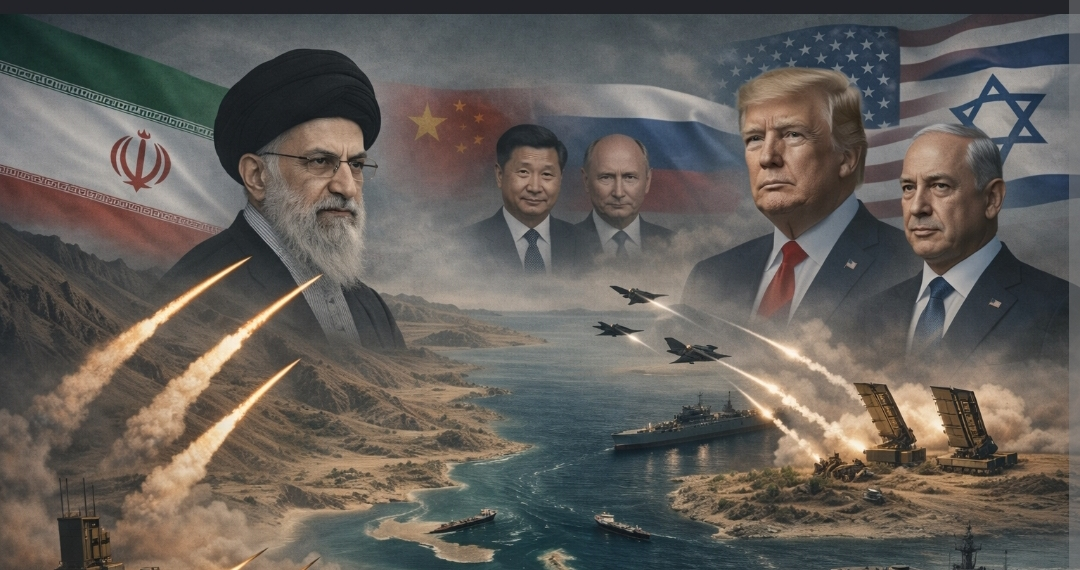
#> input picture engine/assets/src_iran_hormuz_war.jpg, 1080 x 570 px
$ python paint_wide.py ../assets/src_iran_hormuz_war.jpg ../assets/bg_abhijit_1.jpg
#> lines starting #> are read from the running program, lines starting #| are printed output that depends on the picture
### engine/specials/neha_poster.py
"""Neha Bora concept poster: red watercolour protest scene, a faceless silhouette that suggests her look
(hair tied back, black glasses, orange kurta with white flower print, furry stage mic), quote headline.
No real photo, no real face.

Usage: python3 specials/neha_poster.py <out_dir>   (run from engine/)
"""
import math, os, sys, random
import numpy as np
from PIL import Image, ImageDraw, ImageFilter, ImageChops
sys.path.insert(0, os.path.dirname(os.path.dirname(os.path.abspath(__file__))))
import render3 as r

W, H = 1080, 1350
HEAD = ["‘আটকই এখন আমার", "বিশ্রামের সময়’"]
SUB = ["বারবার আটক হয়েও রাজপথ ছাড়েননি,", "দিল্লির তরুণ আন্দোলনের মুখ নেহা বোরা"]
BY = "— নেহা বোরা, ভারতের ছাত্রনেত্রী"
SRC = "সূত্র:  দ্য  নিউজ  মিনিট"


def watercolor_bg(seed=7):
    rng = random.Random(seed)
    img = Image.new("RGB", (W, H), (205, 22, 28))
    lay = Image.new("RGBA", (W, H), (0, 0, 0, 0))
    d = ImageDraw.Draw(lay)
    cols = [(235, 45, 40), (175, 8, 20), (250, 95, 60), (150, 0, 18), (255, 130, 90), (215, 30, 60)]
    for _ in range(420):
        x, y = rng.uniform(-80, W + 80), rng.uniform(-80, H + 80)
        rr = rng.uniform(25, 150)
        c = rng.choice(cols)
        d.ellipse([x - rr, y - rr * rng.uniform(.6, 1.2), x + rr, y + rr * rng.uniform(.6, 1.2)], fill=c + (55,))
    img.paste(lay.filter(ImageFilter.GaussianBlur(16)), (0, 0), lay.filter(ImageFilter.GaussianBlur(16)))
    return img


# [112 lines left out: functions paper, crowd, flower, figure, not called in this run]


def painterly(img):
    m = img.filter(ImageFilter.ModeFilter(7))
    m = Image.blend(m, m.filter(ImageFilter.GaussianBlur(2.5)), .45)
    edges = img.convert("L").filter(ImageFilter.FIND_EDGES).filter(ImageFilter.GaussianBlur(1.5))
    e = np.asarray(edges, np.float32) / 255
    a = np.asarray(m, np.float32) * (1 - 0.35 * e[..., None])
    return Image.fromarray(np.uint8(np.clip(a, 0, 255)))


# [73 lines left out: functions logo_pill, text_shadow, poster, not called in this run]


# [5 lines that do not run on import are left out]


# ---------- photo mode: the user's photo, painted like a watercolour ----------
_CUT = {}


CROP_LEFT, PERSON_DX, UPSCALE = 150, 70, 1.0
PERSON_W, SCENE_Y = 980, 570


# [108 lines left out: functions painted_person, poster_photo, dress, reel_background, not called in this run]

### engine/specials/paint_wide.py
"""Paint a wide user photo (whole scene, no cut-out) into a 1080x1920 Reel background.

Usage (from engine/specials): python3 paint_wide.py ../assets/src_<name>.jpg ../assets/bg_<name>.jpg
Scale 1.2 + crop x 200-1280 was tuned for a 1080x570 image; adjust for other sizes."""
import sys, numpy as np, cv2
import os; HERE = os.path.dirname(os.path.abspath(__file__)); sys.path.insert(0, HERE); sys.path.insert(0, os.path.dirname(HERE))
from PIL import Image
import neha_poster as npost
src, out = sys.argv[1], sys.argv[2]
im = Image.open(src).convert('RGB')
#> im is the input picture: PIL image 1080x570 RGB; mean R, G, B 99.3, 94.4, 89.1
s = 1.2
im = im.resize((int(im.width*s), int(im.height*s)), Image.LANCZOS).crop((200, 0, 1280, int(570*s)))
#> im: PIL image 1080x684 RGB
rgb = np.asarray(im)[..., ::-1]
sm = cv2.edgePreservingFilter(rgb, flags=1, sigma_s=30, sigma_r=0.2)
st = cv2.addWeighted(sm, 0.65, cv2.stylization(sm, sigma_s=20, sigma_r=0.12), 0.35, 0)
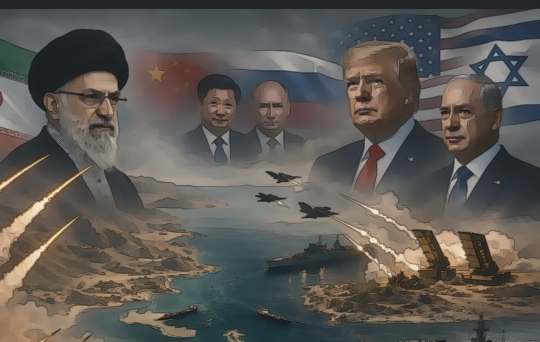
#> st: shape (684, 1080, 3) (shown at 1/2 size); mean B, G, R 84.7, 89.2, 93.2
scene = Image.fromarray(st[..., ::-1].copy())
canvas = npost.watercolor_bg(11).resize((1080, 1920), Image.LANCZOS)
#> in watercolor_bg, `img.paste(lay.filter(ImageFilter.GaussianBlur(16)), (0, 0), lay.filter..`:
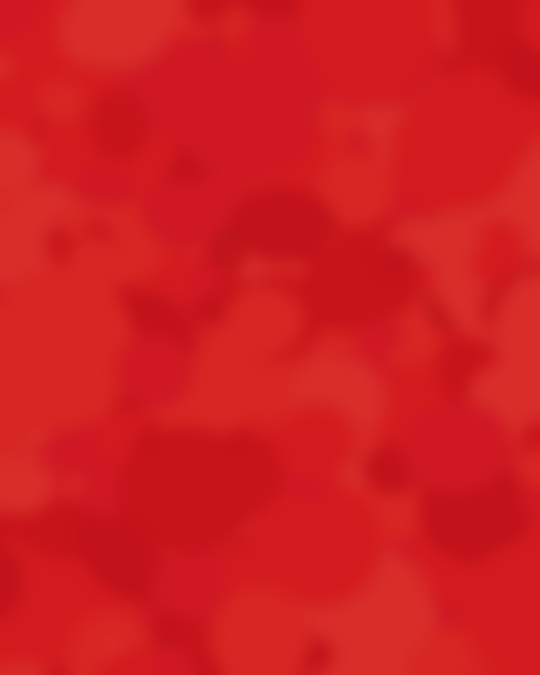
#> img: PIL image 1080x1350 RGB (shown at 1/2 size); mean R, G, B 208.5, 29.3, 32.9
#> in watercolor_bg, `img.paste(lay.filter(ImageFilter.GaussianBlur(16)), (0, 0), lay.filter..`:
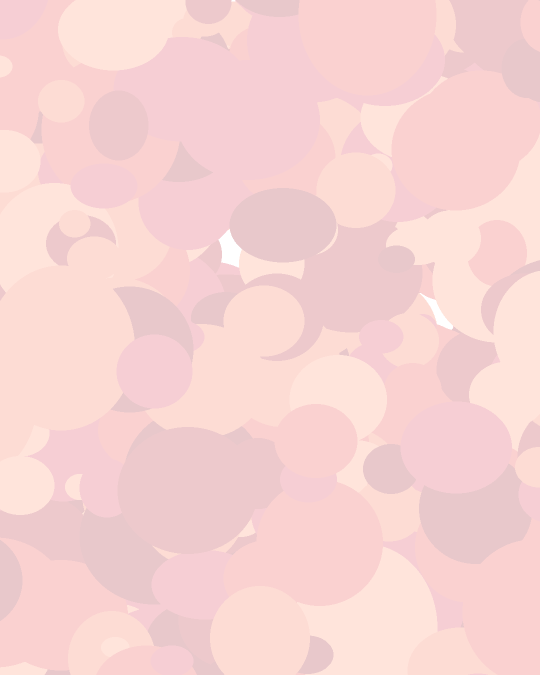
#> lay: PIL image 1080x1350 RGBA (shown at 1/2 size); mean R, G, B, A 221.2, 55.9, 50.5, 54.9; transparent parts drawn white
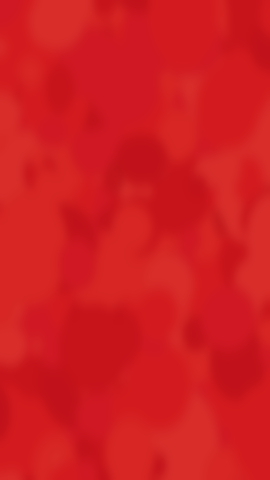
#> canvas: PIL image 1080x1920 RGB (shown at 1/4 size); mean R, G, B 208.5, 29.3, 32.9
canvas = npost.painterly(canvas)
#> in painterly, `edges = img.convert("L").filter(ImageFilter.FIND_EDGES).filter(ImageFi..`:
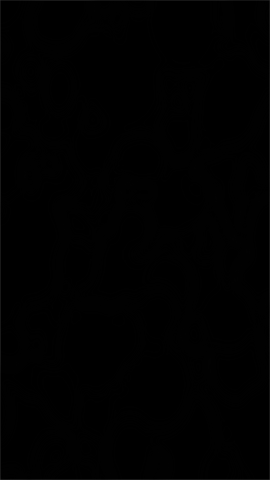
#> edges: PIL image 1080x1920 L (shown at 1/4 size); min 0, max 67, mean 0.6
Y = 980; h = scene.height
m = Image.new('L', (1, h), 0)
for y in range(h):
    m.putpixel((0, y), int(255*min(1, y/150, (h-1-y)/90)))
canvas.paste(scene, (0, Y), m.resize((1080, h)))
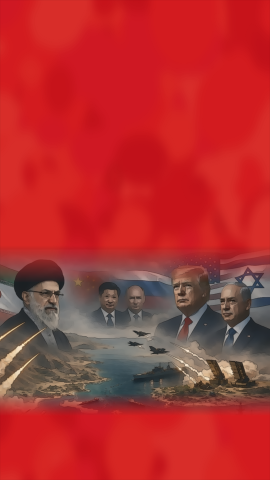
#> canvas: PIL image 1080x1920 RGB (shown at 1/4 size); mean R, G, B 176.2, 48, 48.6
a = np.asarray(canvas, np.float32)
yy = np.arange(1920)[:, None, None]
dark = np.clip((yy - (Y+h-90))/120, 0, 1)
a = a*(1-0.92*dark)
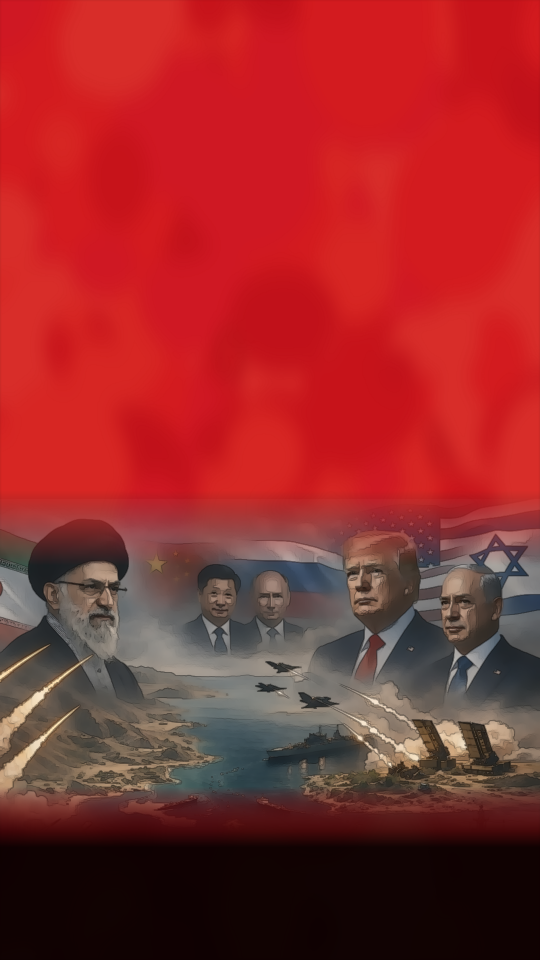
#> a: shape (1920, 1080, 3) float64 (shown at 1/2 size); mean R, G, B 148.1, 43.4, 43.8
canvas = Image.fromarray(np.uint8(np.clip(a, 0, 255)))
canvas.save(out, quality=92)
print('saved', out, canvas.size)
#| saved ../assets/bg_abhijit_1.jpg (1080, 1920)

$ run again, on engine/assets/bg_abhijit_2.jpg
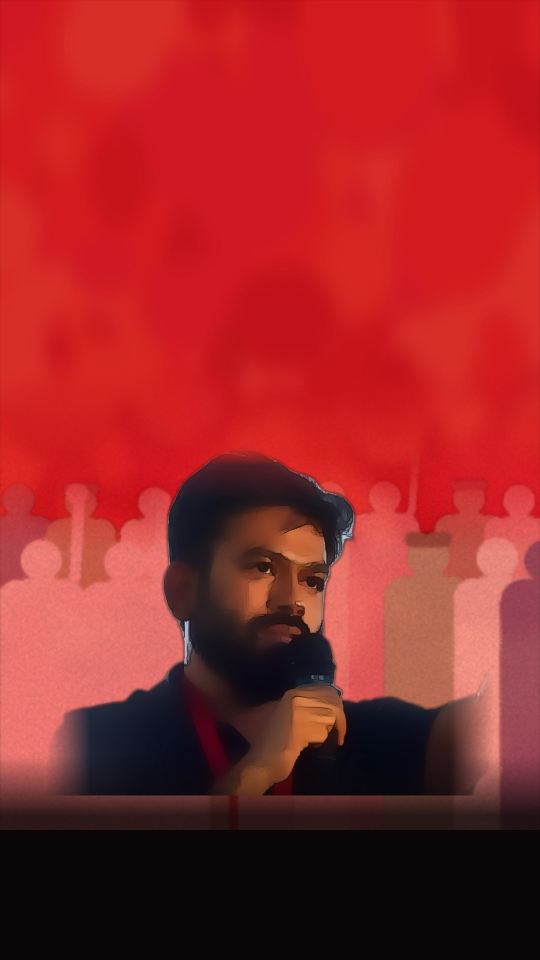
#> input picture engine/assets/bg_abhijit_2.jpg, 1080 x 1920 px (shown at 1/2 size)
#> im is the input picture: PIL image 1080x1920 RGB; mean R, G, B 153.8, 38.2, 39.8
#> `im = im.resize((int(im.width*s), int(im.height*s)), Image.LANCZOS).cro..`:
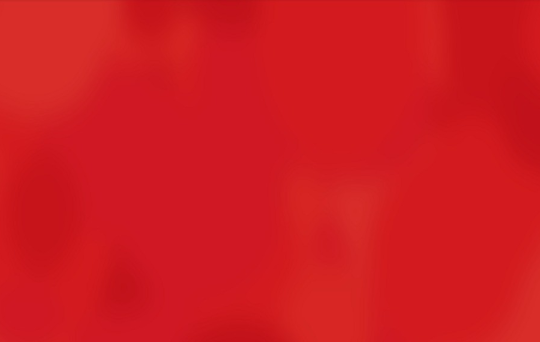
#> im: PIL image 1080x684 RGB (shown at 1/2 size); mean R, G, B 208.6, 27, 32.8
#> `a = a*(1-0.92*dark)`:
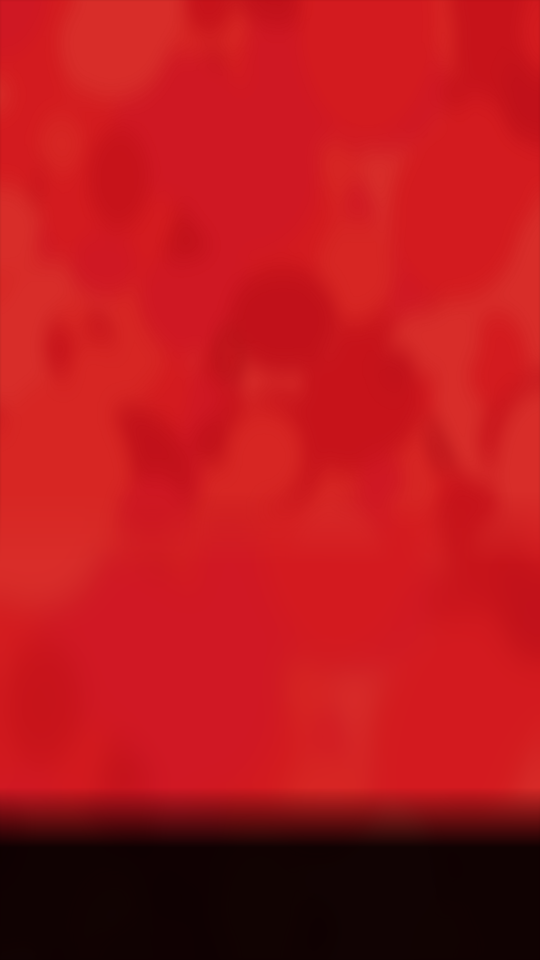
#> a: shape (1920, 1080, 3) float64 (shown at 1/2 size); mean R, G, B 179.9, 24.5, 28.4
#| saved ../assets/bg_abhijit_2.jpg (1080, 1920)

$ run again, on engine/assets/bg_araghchi.jpg
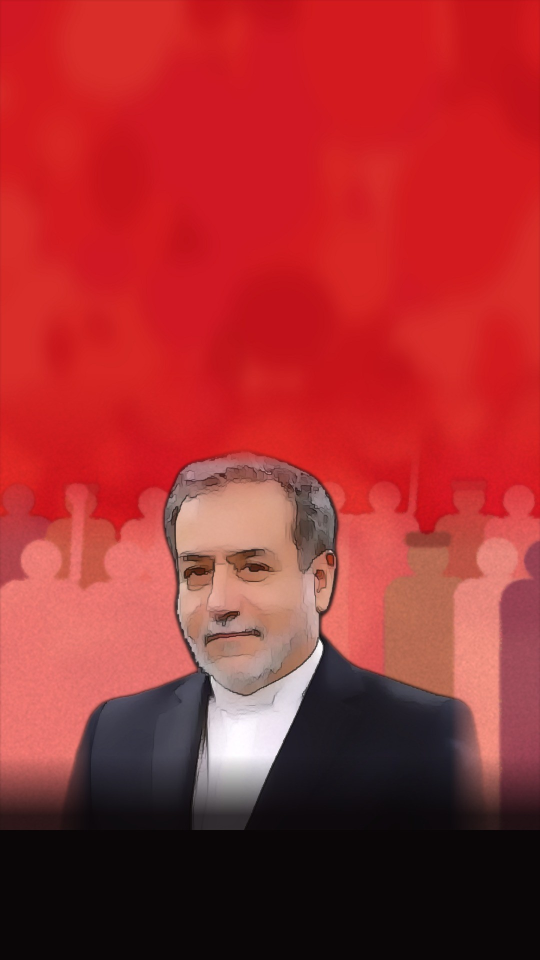
#> input picture engine/assets/bg_araghchi.jpg, 1080 x 1920 px (shown at 1/2 size)
#> im is the input picture: PIL image 1080x1920 RGB; mean R, G, B 161.8, 47.1, 48.5
#> `im = im.resize((int(im.width*s), int(im.height*s)), Image.LANCZOS).cro..`:
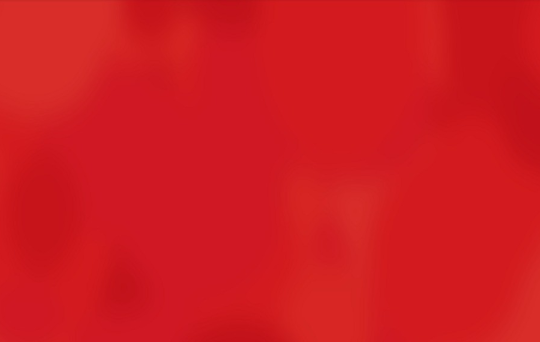
#> im: PIL image 1080x684 RGB (shown at 1/2 size); mean R, G, B 208.6, 27, 32.8
#> `a = a*(1-0.92*dark)`:
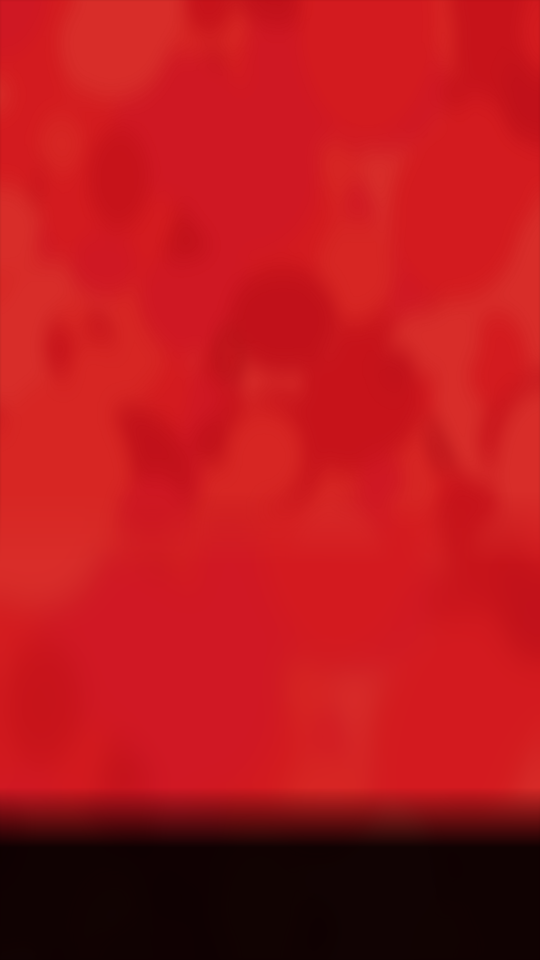
#> a: shape (1920, 1080, 3) float64 (shown at 1/2 size); mean R, G, B 179.9, 24.5, 28.4
#| saved ../assets/bg_araghchi.jpg (1080, 1920)
